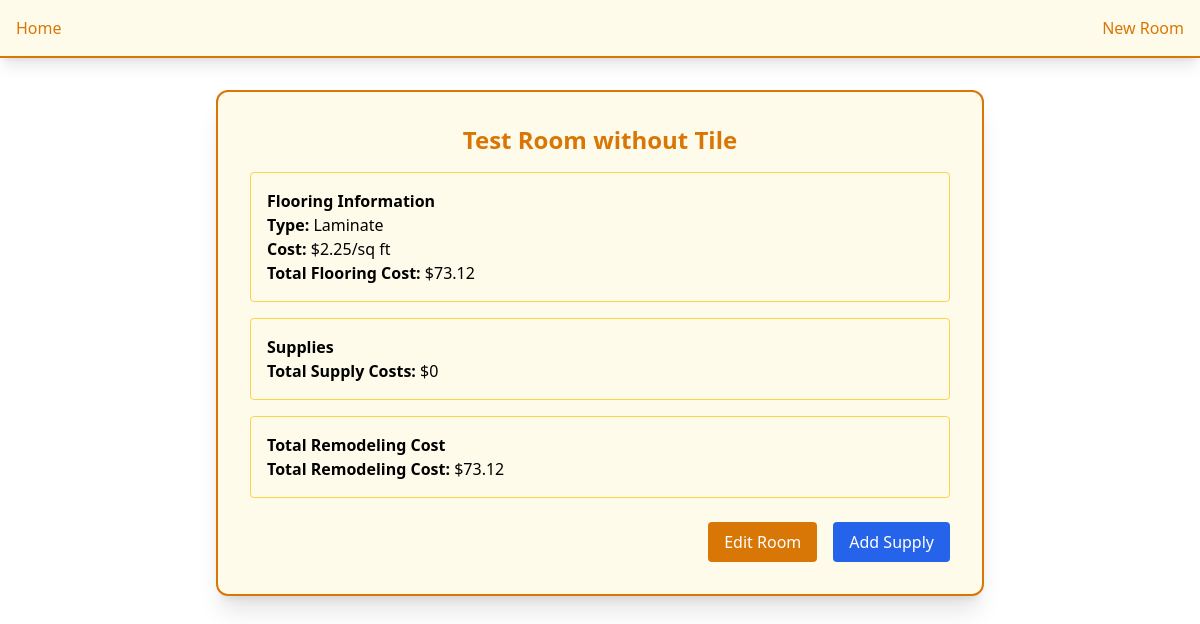
Before: /room_details/2 with the older database file.
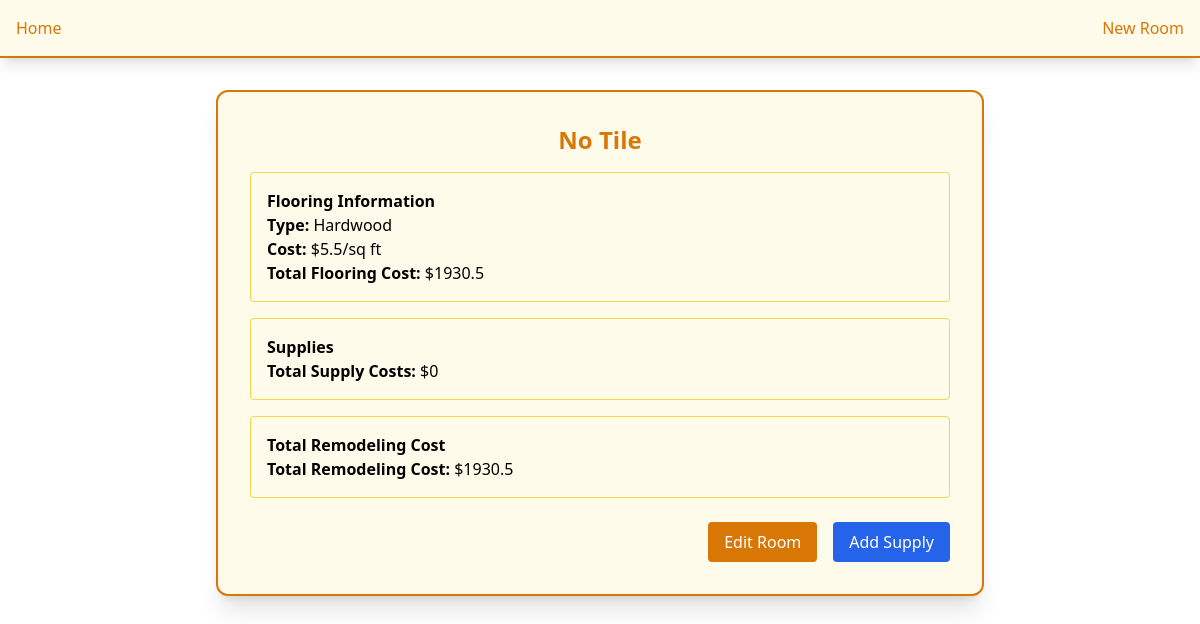
After: the same page with the newer database file.
### models/Models.py (models this page shows, shortened)
class RoomModel(Base):
    __tablename__ = 'rooms'
    id = Column(Integer, primary_key=True, index=True)
    name = Column(String, nullable=False)
    surface_area = Column(Float, nullable=False)
    flooring_type = Column(String, nullable=False)
    flooring_cost_per_sqft = Column(Float, nullable=False)
    is_tiling_needed = Column(Boolean, default=False, nullable=False)
    tile_type = Column(String, nullable=True)
    tile_cost_per_sqft = Column(Float, nullable=True)
    tiling_area = Column(Float, nullable=True)
    supplies = relationship("SupplyModel", back_populates="room", cascade="all, delete-orphan")

### app.py (the view)
@app.route('/room_details/<int:room_id>')
def room_details(room_id):
    room = db_session.query(RoomModel).filter(RoomModel.id == room_id).first()
    if room is None:
        return "Room not found", 404
    total_flooring_cost = round(room.surface_area * room.flooring_cost_per_sqft, 2)
    total_tile_cost = 0
    if room.is_tiling_needed and room.tiling_area and room.tile_cost_per_sqft:
        total_tile_cost = round(room.tiling_area * room.tile_cost_per_sqft, 2)
    total_supply_cost = 0
    if room.supplies:
        for supply in room.supplies:
            supply.total_supply_cost = round(supply.quantity * supply.cost_per_item, 2)
            total_supply_cost += supply.total_supply_cost
    total_remodel_cost = round(total_flooring_cost + total_tile_cost + total_supply_cost, 2)
    return render_template(
        'room_details.html',
        room=room,
        total_flooring_cost=total_flooring_cost,
        total_tile_cost=total_tile_cost,
        total_supply_cost=total_supply_cost,
        total_remodel_cost=total_remodel_cost
    )

### templates/room_details.html (shortened to what this page needs)
{% extends 'components/base.html' %}
{% block content %}
<div class="flex justify-center mt-8">
    <div class="w-full max-w-3xl bg-amber-50 p-8 rounded-xl border-2 border-amber-600 shadow-xl">
        <h2 class="text-2xl font-semibold text-center text-amber-600 mb-4">{{ room.name }}</h2>
        <div class="space-y-4">
            <div class="p-4 border border-amber-300 rounded">
                <h3 class="font-semibold">Flooring Information</h3>
                <p><strong>Type:</strong> {{ room.flooring_type }}</p>
                <p><strong>Cost:</strong> ${{ room.flooring_cost_per_sqft }}/sq ft</p>
                <p><strong>Total Flooring Cost:</strong> ${{ total_flooring_cost }}</p>
            </div>
            <div class="p-4 border border-amber-300 rounded">
                <h3 class="font-semibold">Supplies</h3>
                <p><strong>Total Supply Costs:</strong> ${{ total_supply_cost }}</p>
            </div>
            <div class="p-4 border border-amber-300 rounded">
                <h3 class="font-semibold">Total Remodeling Cost</h3>
                <p><strong>Total Remodeling Cost:</strong> ${{ total_remodel_cost }}</p>
            </div>
        </div>
        <div class="flex justify-end mt-6">
            <a href="/edit_rooms/{{ room.id }}" class="px-4 py-2 bg-amber-600 text-white rounded hover:bg-amber-700">Edit Room</a>
            <a href="/add_supplies/{{ room.id }}" class="ml-4 px-4 py-2 bg-blue-600 text-white rounded hover:bg-blue-700">Add Supply</a>
        </div>
    </div>
</div>
{% endblock %}

Changed rows visible on the page:
changed RoomModel: name "Test Room without Tile" → "No Tile"; flooring_type "Laminate" → "Hardwood"; flooring_cost_per_sqft "2.25" → "5.5"
Other visible differences:
{{ total_flooring_cost }}: "73.12" → "1930.5"
{{ total_remodel_cost }}: "73.12" → "1930.5"
